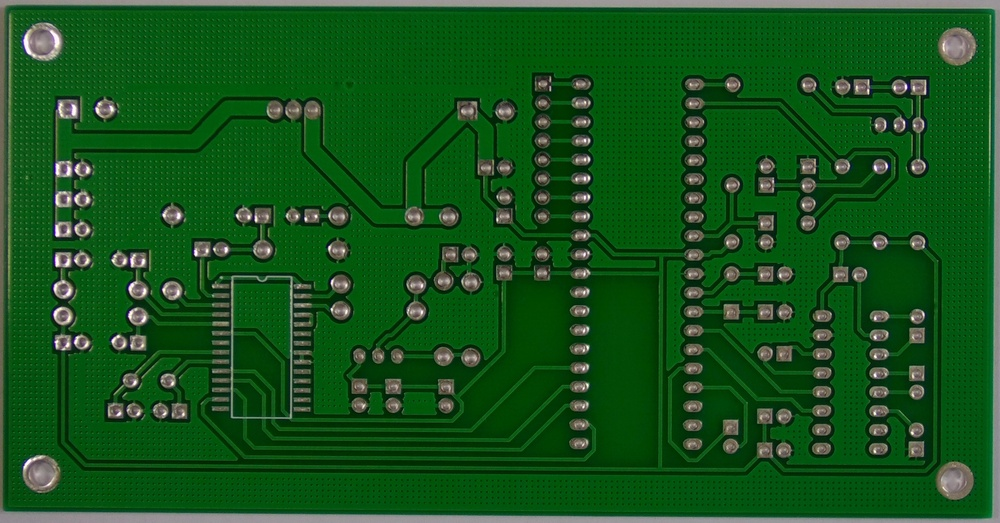
#> input picture PCB_DATASET/PCB_USED/01.jpg, 1000 x 523 px, shrunk from 3034 x 1586 before the run
$ python 'main (1).py'
#> lines starting #> are read from the running program, lines starting #| are printed output that depends on the picture
# -*- coding: utf-8 -*-
"""
Created on Fri Oct 15 17:40:05 2021

@author: postulate-31
"""
import numpy as np
import cv2
import os
import matplotlib.pyplot as plt
from skimage.color import rgb2hsv
import easygui
ImagePath=easygui.fileopenbox("D:/PCB/PCB dataset/PCB_DATASET/PCB_USED/01.JPG",0)
#> the answer given: 01.jpg
img_m=cv2.imread(ImagePath)
#> img_m is the input picture: shape (523, 1000, 3); mean B, G, R 27.6, 83.6, 21.6

hsv_img = rgb2hsv(img_m)
#> hsv_img: shape (523, 1000, 3) float64; mean of channels 0, 1, 2 0.341, 0.82, 0.33
hue=hsv_img[:,:,0]
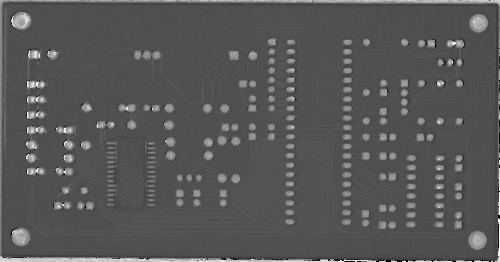
#> hue: shape (523, 1000) float64 (shown at 1/2 size); min 0, max 0.998, mean 0.341
sat=hsv_img[:,:,1]
val=hsv_img[:,:,2]
# plt.imshow(hsv_img[:,:,0],cmap='gray')
# plt.imshow(hsv_img[:,:,1],cmap='gray')
# plt.imshow(hsv_img[:,:,2],cmap='gray')
cv2.imshow('saturation',sat)
cv2.imshow('value',val)

s_gau=cv2.GaussianBlur(sat,(1,1),0 )
cv2.imshow('saturation gaussian Blur',s_gau)

v_gau=cv2.GaussianBlur(val,(1,1),0 )
cv2.imshow('Value gaussian Blur',v_gau)

filterSize =(3, 3)
kernel = cv2.getStructuringElement(cv2.MORPH_RECT,
                                   filterSize)
s_morph_black= cv2.morphologyEx(s_gau,
                              cv2.MORPH_BLACKHAT,
                              kernel)

v_morph_black= cv2.morphologyEx(v_gau,
                              cv2.MORPH_BLACKHAT,
                              kernel)
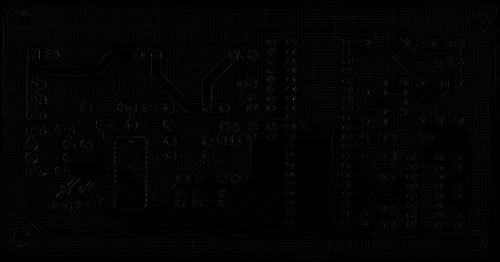
#> v_morph_black: shape (523, 1000) float64 (shown at 1/2 size); min 0, max 0.435, mean 0.0128
cv2.imshow('saturation Black hat morphological operation',s_morph_black)

cv2.imshow('Value Black hat morphological operation',v_morph_black)

# kernel = np.ones((5,5), np.uint8)

s_img_erosion = cv2.erode(s_gau, kernel, iterations=1)
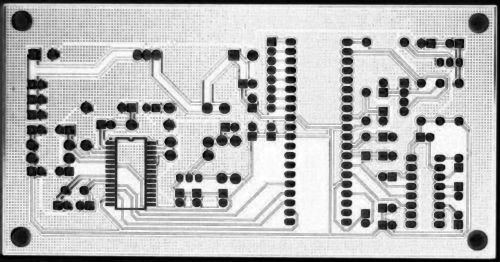
#> s_img_erosion: shape (523, 1000) float64 (shown at 1/2 size); min 0, max 1, mean 0.727
s_img_dilation = cv2.dilate(s_gau, kernel, iterations=1)
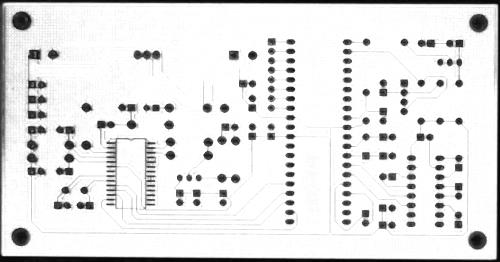
#> s_img_dilation: shape (523, 1000) float64 (shown at 1/2 size); min 0, max 1, mean 0.893

cv2.imshow('saturation Erosion morphological operation',s_img_erosion)

cv2.imshow('saturation dilation morphological operation',s_img_dilation)


v_img_erosion = cv2.erode(v_gau, kernel, iterations=1)
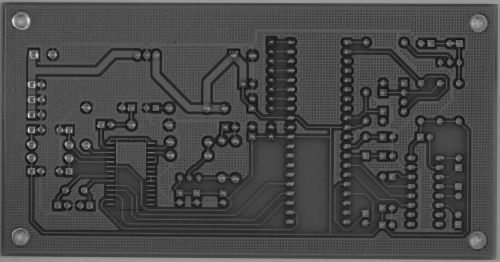
#> v_img_erosion: shape (523, 1000) float64 (shown at 1/2 size); min 0.0549, max 1, mean 0.283
v_img_dilation = cv2.dilate(v_gau, kernel, iterations=1)
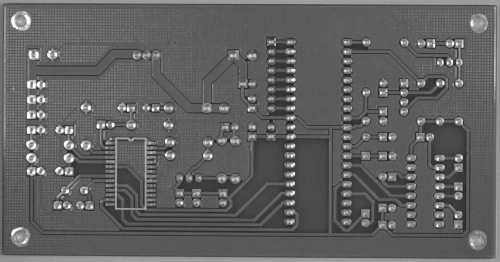
#> v_img_dilation: shape (523, 1000) float64 (shown at 1/2 size); min 0.129, max 1, mean 0.379

cv2.imshow('value Erosion morphological operation',v_img_erosion)

cv2.imshow('value dilation morphological operation',v_img_dilation)

s_opening = cv2.morphologyEx(s_gau, cv2.MORPH_OPEN, kernel)
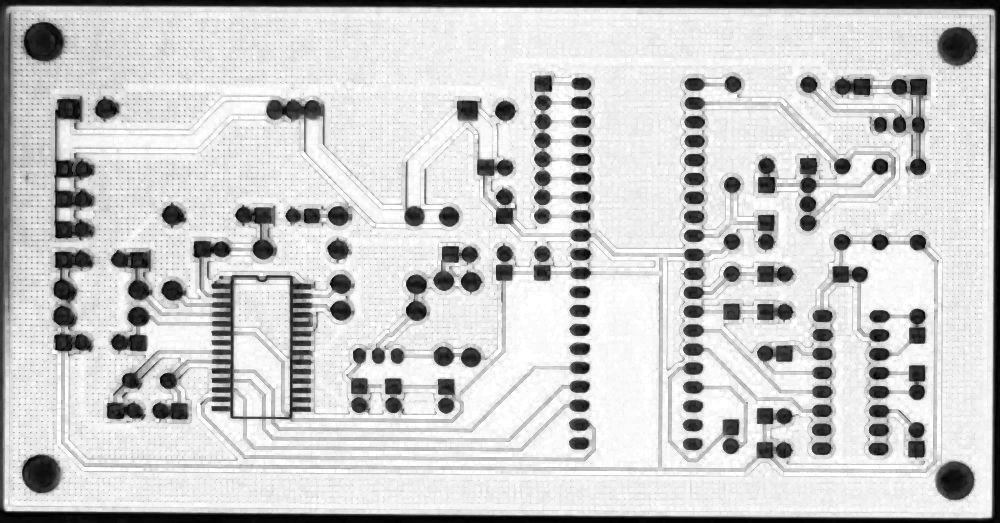
#> s_opening: shape (523, 1000) float64; min 0, max 1, mean 0.795
cv2.imshow('saturation OPEN morphological operation',s_opening)

v_opening = cv2.morphologyEx(v_gau, cv2.MORPH_OPEN, kernel)
cv2.imshow('value OPEN morphological operation',v_opening)

#cv2.destroyAllWindows()

$ run again, with PCB_DATASET/PCB_USED/05.jpg copied over PCB_DATASET/PCB_USED/01.jpg
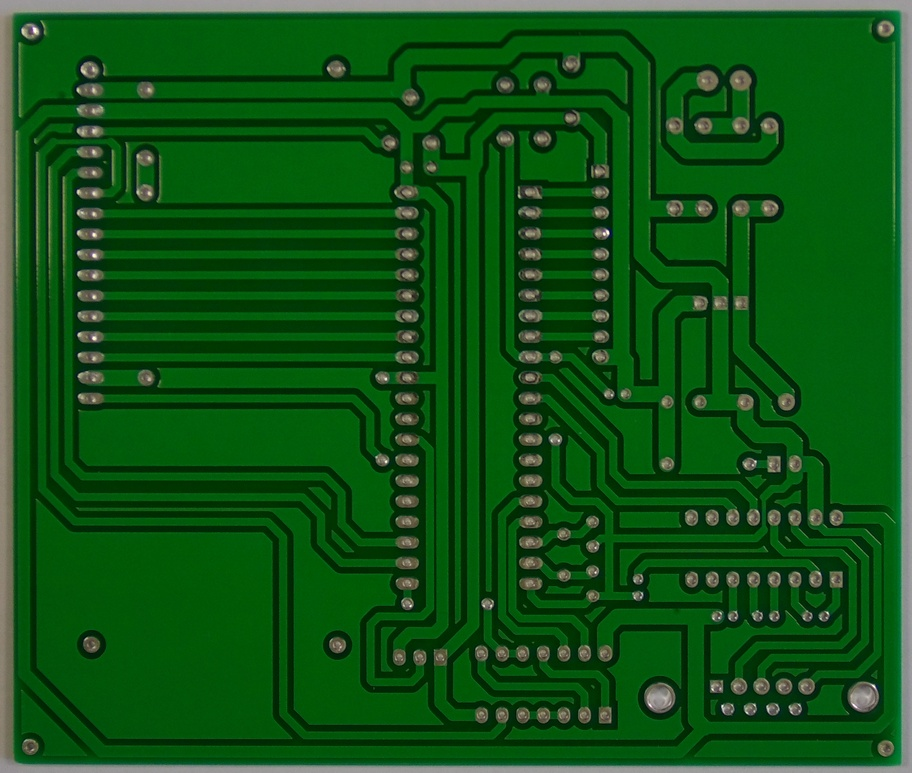
#> input picture PCB_DATASET/PCB_USED/05.jpg, 912 x 773 px, shrunk from 2544 x 2156 before the run
#> img_m is the input picture: shape (773, 912, 3); mean B, G, R 20.8, 82.9, 15.3
#> hsv_img: shape (773, 912, 3) float64; mean of channels 0, 1, 2 0.332, 0.881, 0.326
#> `s_img_dilation = cv2.dilate(s_gau, kernel, iterations=1)`:
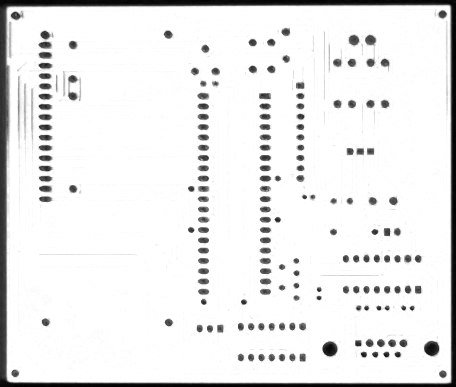
#> s_img_dilation: shape (773, 912) float64 (shown at 1/2 size); min 0, max 1, mean 0.921
#> `v_img_dilation = cv2.dilate(v_gau, kernel, iterations=1)`:
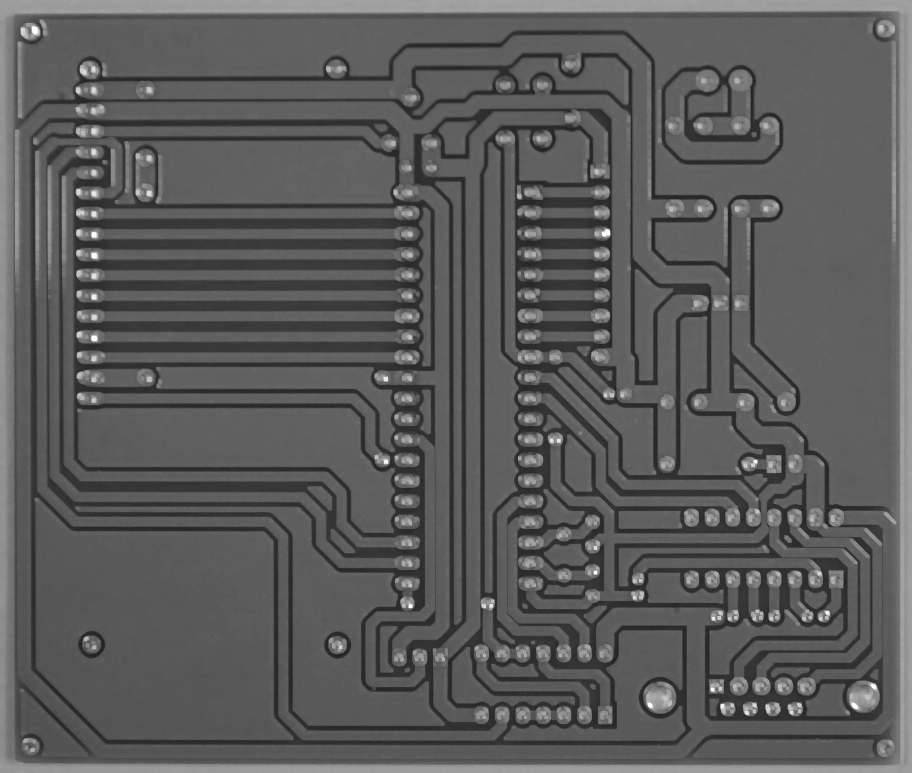
#> v_img_dilation: shape (773, 912) float64; min 0.125, max 1, mean 0.356

$ run again, with PCB_DATASET/PCB_USED/07.jpg copied over PCB_DATASET/PCB_USED/01.jpg
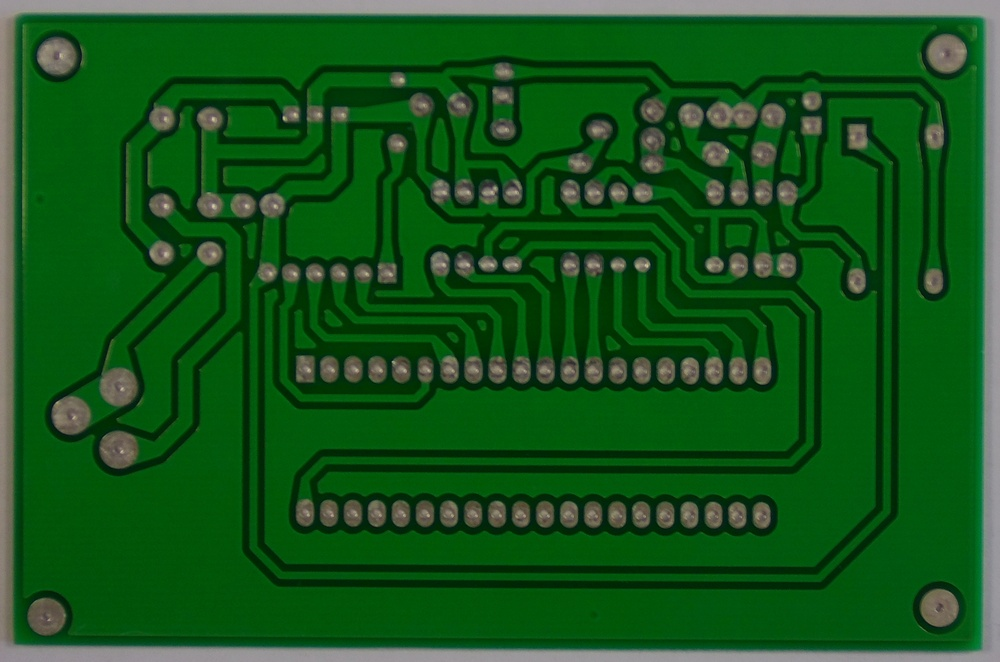
#> input picture PCB_DATASET/PCB_USED/07.jpg, 1000 x 662 px, shrunk from 2904 x 1921 before the run
#> img_m is the input picture: shape (662, 1000, 3); mean B, G, R 26.5, 85.2, 20.1
#> hsv_img: shape (662, 1000, 3) float64; mean of channels 0, 1, 2 0.346, 0.845, 0.336
#> `s_img_dilation = cv2.dilate(s_gau, kernel, iterations=1)`:
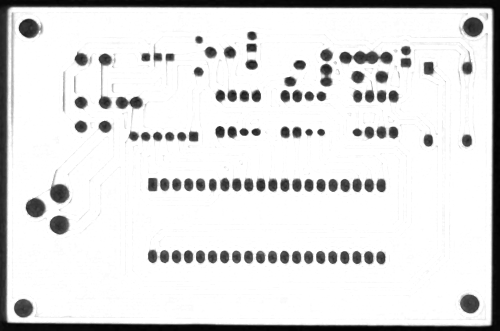
#> s_img_dilation: shape (662, 1000) float64 (shown at 1/2 size); min 0, max 1, mean 0.878
#> `v_img_dilation = cv2.dilate(v_gau, kernel, iterations=1)`:
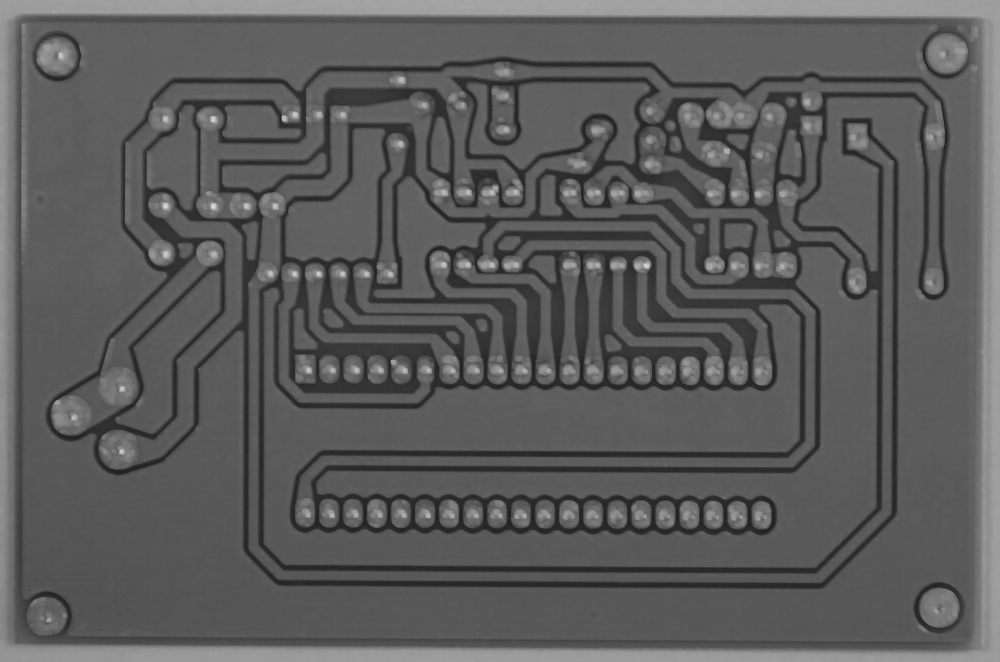
#> v_img_dilation: shape (662, 1000) float64; min 0.122, max 0.839, mean 0.358
